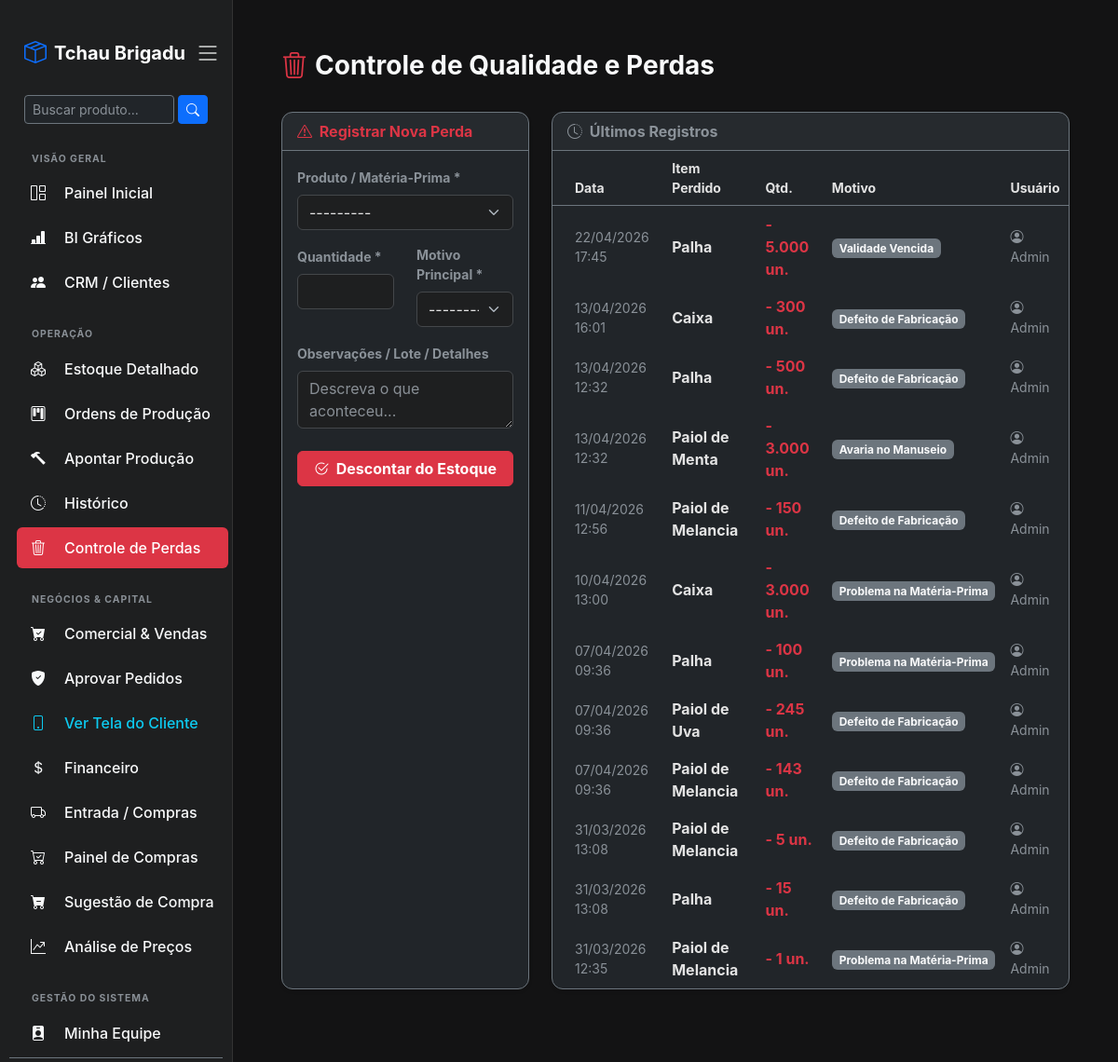
Page /qualidade/perdas/ (signed in) on the committed database.
### core/models.py (models this page shows, shortened)
class RegistroPerda(models.Model):
    MOTIVOS = [
        ('Defeito de Fabricação', 'Defeito de Fabricação'),
        ('Validade Vencida', 'Validade Vencida'),
        ('Avaria no Manuseio', 'Avaria no Manuseio'),
        ('Problema na Matéria-Prima', 'Problema na Matéria-Prima'),
        ('Outros', 'Outros')
    ]
    produto = models.ForeignKey(Produto, on_delete=models.CASCADE, help_text="Produto final ou Matéria-prima")
    quantidade = models.IntegerField(help_text="Quantidade perdida/descartada")
    motivo = models.CharField(max_length=50, choices=MOTIVOS)
    observacao = models.TextField(blank=True, null=True, help_text="Detalhes adicionais (opcional)")
    data_registro = models.DateTimeField(auto_now_add=True)
    usuario = models.ForeignKey(User, on_delete=models.SET_NULL, null=True)

class Produto(models.Model):
    nome = models.CharField(max_length=100, help_text="Ex: Cigarro Marca X, Fumo de Rolo Y")
    categoria = models.CharField(max_length=50, help_text="Ex: Produto Final, Matéria Prima")
    preco_custo = models.DecimalField(max_digits=10, decimal_places=2, help_text="Para matérias-primas, digite o custo. Para produtos finais, pode deixar 0 (será calculado).")
    estoque_minimo = models.FloatField(default=10, help_text="Quantidade mínima para disparar o alerta")
    preco_venda = models.DecimalField(max_digits=10, decimal_places=2, blank=True, null=True, help_text="Preço de venda (apenas para produtos finais)")
    def __str__(self):
        return self.nome

### core/views.py (the view)
# urls.py: path('qualidade/perdas/', views.registrar_perda, name='registrar_perda'),
@login_required
@user_passes_test(has_qualidade, login_url='/')
def registrar_perda(request):
    if request.method == 'POST':
        form = RegistroPerdaForm(request.POST)
        if form.is_valid():
            perda = form.save(commit=False)
            produto = perda.produto
            qtd_perdida = perda.quantidade
            estoque, criado = Estoque.objects.get_or_create(produto=produto)
            if estoque.quantidade < qtd_perdida:
                messages.error(request, f'Bloqueado: Você tentou dar baixa em {qtd_perdida} un. de {produto.nome}, mas o estoque atual é de apenas {estoque.quantidade} un.')
                return redirect('registrar_perda')
            estoque.quantidade -= qtd_perdida
            estoque.save()
            perda.usuario = request.user
            perda.save()
            messages.success(request, f'Perda de {qtd_perdida}x {produto.nome} registrada e descontada do estoque com sucesso!')
            return redirect('registrar_perda')
    else:
        form = RegistroPerdaForm()
    historico_perdas = RegistroPerda.objects.all().order_by('-data_registro')[:50]
    return render(request, 'registrar_perda.html', {'form': form, 'historico_perdas': historico_perdas})

### core/forms.py
class RegistroPerdaForm(forms.ModelForm):
    class Meta:
        model = RegistroPerda
        fields = ['produto', 'quantidade', 'motivo', 'observacao']
        widgets = {
            'produto': forms.Select(attrs={'class': 'form-select'}),
            'quantidade': forms.NumberInput(attrs={'class': 'form-control', 'min': '1'}),
            'motivo': forms.Select(attrs={'class': 'form-select'}),
            'observacao': forms.Textarea(attrs={'class': 'form-control', 'rows': '2', 'placeholder': 'Descreva o que aconteceu...'}),
        }

### core/context_processors.py (called while the page is built)
def alertas_estoque(request):
    if request.user.is_authenticated:
        contagem = Estoque.objects.filter(quantidade__lte=models.F('estoque_minimo')).count()
        return {'qtd_alerta_compras': contagem}
    return {'qtd_alerta_compras': 0}

def alertas_globais(request):
    if request.user.is_authenticated:
        qtd_alerta_compras = Estoque.objects.filter(
            quantidade__lte=models.F('estoque_minimo')
        ).exclude(produto__categoria__icontains='final').count()
        return {
            'qtd_alerta_compras': qtd_alerta_compras
        }
    return {'qtd_alerta_compras': 0}

### core/views.py (called while the page is built)
def has_qualidade(user):
    if user.is_superuser: return True
    if hasattr(user, 'perfil') and user.perfil.tipo in ['Gerente', 'Qualidade']: return True
    return False

### core/templates/registrar_perda.html (shortened to what this page needs)
{% extends 'base.html' %}
{% block conteudo %}
<div class="container-fluid py-4">
    <div class="d-flex justify-content-between align-items-center mb-4">
        <h3 class="text-light fw-bold"><i class="bi bi-trash3 text-danger me-2"></i>Controle de Qualidade e Perdas</h3>
    </div>
    <div class="row">
        <div class="col-md-4 mb-4">
            <div class="card border-secondary bg-dark shadow-sm h-100">
                <div class="card-header border-secondary text-danger fw-bold">
                    <i class="bi bi-exclamation-triangle me-1"></i> Registrar Nova Perda
                </div>
                <div class="card-body form-dark">
                    <form method="POST">
                        <div class="mb-3">
                            <label class="form-label text-muted fw-bold small">Produto / Matéria-Prima *</label>
                            {{ form.produto }}
                        </div>
                        <div class="row">
                            <div class="col-6 mb-3">
                                <label class="form-label text-muted fw-bold small">Quantidade *</label>
                                {{ form.quantidade }}
                            </div>
                            <div class="col-6 mb-3">
                                <label class="form-label text-muted fw-bold small">Motivo Principal *</label>
                                {{ form.motivo }}
                            </div>
                        </div>
                        <div class="mb-4">
                            <label class="form-label text-muted fw-bold small">Observações / Lote / Detalhes</label>
                            {{ form.observacao }}
                        </div>
                        <div class="d-grid">
                            <button type="submit" class="btn btn-danger fw-bold">
                                <i class="bi bi-check2-circle me-1"></i> Descontar do Estoque
                            </button>
                        </div>
                    </form>
                </div>
            </div>
        </div>
        <div class="col-md-8 mb-4">
            <div class="card border-secondary bg-dark shadow-sm h-100">
                <div class="card-header border-secondary text-muted fw-bold d-flex justify-content-between align-items-center">
                    <span><i class="bi bi-clock-history me-1"></i> Últimos Registros</span>
                </div>
                <div class="card-body p-0">
                    <div class="table-responsive">
                        <table class="table table-dark table-hover table-borderless align-middle mb-0">
                            <thead class="border-bottom border-secondary text-muted small uppercase">
                                <tr>
                                    <th class="ps-4">Data</th>
                                    <th>Item Perdido</th>
                                    <th>Qtd.</th>
                                    <th>Motivo</th>
                                    <th>Usuário</th>
                                </tr>
                            </thead>
                            <tbody>
                                {% for perda in historico_perdas %}
                                <tr>
                                    <td class="ps-4 text-muted small">{{ perda.data_registro|date:"d/m/Y H:i" }}</td>
                                    <td class="fw-bold">{{ perda.produto.nome }}</td>
                                    <td class="text-danger fw-bold">- {{ perda.quantidade }} un.</td>
                                    <td><span class="badge bg-secondary text-light">{{ perda.motivo }}</span></td>
                                    <td class="text-muted small"><i class="bi bi-person-circle me-1"></i>{{ perda.usuario.username|default:"-" }}</td>
                                </tr>
                                {% endfor %}
                            </tbody>
                        </table>
                    </div>
                </div>
            </div>
        </div>
    </div>
</div>
{% endblock %}

### core/templates/base.html (style rules this page uses)
body { background-color: #131314; color: #e3e3e3; display: flex; height: 100vh; overflow: hidden; font-family: -apple-system, BlinkMacSystemFont, "Segoe UI", Roboto, Helvetica, Arial, sans-serif; }
.card { background-color: #1e1f20; border: 1px solid #333; border-radius: 12px; }
.table { --bs-table-bg: transparent; --bs-table-color: #e3e3e3; --bs-table-border-color: #333; }

### core/templates/registrar_perda.html (style rules this page uses)
.form-dark select, .form-dark input, .form-dark textarea { background-color: #1e1f20 !important; color: #e3e3e3 !important; border: 1px solid #44474a !important; }

### rows in the picture
RegistroPerda: data_registro "22/04/2026 17:45", produto.nome "Palha", quantidade "5.000", motivo "Validade Vencida", usuario.username "Admin"
RegistroPerda: data_registro "13/04/2026 16:01", produto.nome "Caixa", quantidade "300", motivo "Defeito de Fabricação", usuario.username "Admin"
RegistroPerda: data_registro "13/04/2026 12:32", produto.nome "Palha", quantidade "500", motivo "Defeito de Fabricação", usuario.username "Admin"
RegistroPerda: data_registro "13/04/2026 12:32", produto.nome "Paiol de Menta", quantidade "3.000", motivo "Avaria no Manuseio", usuario.username "Admin"
RegistroPerda: data_registro "11/04/2026 12:56", produto.nome "Paiol de Melancia", quantidade "150", motivo "Defeito de Fabricação", usuario.username "Admin"
RegistroPerda: data_registro "10/04/2026 13:00", produto.nome "Caixa", quantidade "3.000", motivo "Problema na Matéria-Prima", usuario.username "Admin"
RegistroPerda: data_registro "07/04/2026 09:36", produto.nome "Palha", quantidade "100", motivo "Problema na Matéria-Prima", usuario.username "Admin"
RegistroPerda: data_registro "07/04/2026 09:36", produto.nome "Paiol de Uva", quantidade "245", motivo "Defeito de Fabricação", usuario.username "Admin"
RegistroPerda: data_registro "07/04/2026 09:36", produto.nome "Paiol de Melancia", quantidade "143", motivo "Defeito de Fabricação", usuario.username "Admin"
RegistroPerda: data_registro "31/03/2026 13:08", produto.nome "Paiol de Melancia", quantidade "5", motivo "Defeito de Fabricação", usuario.username "Admin"
RegistroPerda: data_registro "31/03/2026 13:08", produto.nome "Palha", quantidade "15", motivo "Defeito de Fabricação", usuario.username "Admin"
RegistroPerda: data_registro "31/03/2026 12:35", produto.nome "Paiol de Melancia", quantidade "1", motivo "Problema na Matéria-Prima", usuario.username "Admin"
